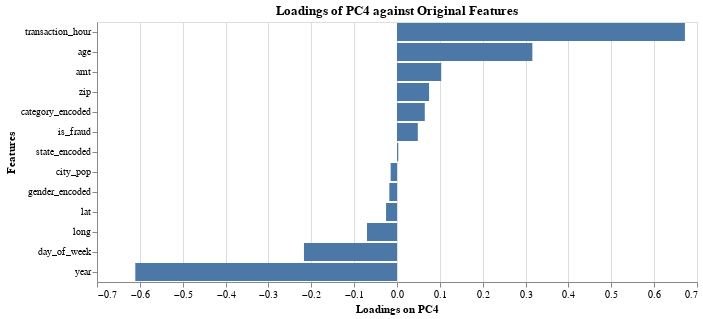

This figure's notebook cell:
### Code cell
# Create the horizontal bar chart
horizontal_bar_chart_pc4 = alt.Chart(loadings_df).mark_bar().encode(
    x=alt.X('PC4:Q', title='Loadings on PC4'),
    y=alt.Y('feature_names:N', title='Features', sort='-x')
).properties(
    title='Loadings of PC4 against Original Features',
    width=600
)

horizontal_bar_chart_pc4

### Figure 1 — Vega-Lite specification as saved in the notebook (floating-point values rounded to 4 significant figures)
{"config": {"view": {"continuousWidth": 400, "continuousHeight": 300}}, "data": {"name": "data-16d234ee1b5a179fbcaf2b7e974fd760"}, "mark": "bar", "encoding": {"x": {"field": "PC4", "title": "Loadings on PC4", "type": "quantitative"}, "y": {"field": "feature_names", "sort": "-x", "title": "Features", "type": "nominal"}}, "title": "Loadings of PC4 against Original Features", "width": 600, "$schema": "https://vega.github.io/schema/vega-lite/v4.17.0.json", "datasets": {"data-16d234ee1b5a179fbcaf2b7e974fd760": [{"feature_names": "amt", "PC1": 9.947e-05, "PC2": -0.001209, "PC3": -0.006958, "PC4": 0.1032, "PC5": 0.6643, "PC6": 0.03961, "PC7": 0.1292, "PC8": 0.07638, "PC9": 0.7226, "PC10": 0.02636, "PC11": -0.000517, "PC12": 0.03157, "PC13": 0.002036}, {"feature_names": "is_fraud", "PC1": 5.097e-05, "PC2": 0.002505, "PC3": -0.00261, "PC4": 0.04856, "PC5": 0.7374, "PC6": 0.03233, "PC7": -0.1184, "PC8": -0.0947, "PC9": -0.6541, "PC10": -0.02954, "PC11": 0.03408, "PC12": -0.003839, "PC13": 0.00066}, {"feature_names": "zip", "PC1": -0.0176, "PC2": -0.0001538, "PC3": 0.6896, "PC4": 0.07483, "PC5": 0.005438, "PC6": -0.1447, "PC7": 0.009295, "PC8": 0.004539, "PC9": -0.004217, "PC10": 0.07792, "PC11": 0.01122, "PC12": 0.002485, "PC13": -0.7008}, {"feature_names": "lat", "PC1": 0.01375, "PC2": 0.001083, "PC3": -0.2261, "PC4": -0.02555, "PC5": 0.03299, "PC6": -0.4609, "PC7": 0.212, "PC8": 0.2883, "PC9": -0.1012, "PC10": 0.7706, "PC11": 0.009113, "PC12": 0.02913, "PC13": -0.03888}, {"feature_names": "long", "PC1": 0.0222, "PC2": 0.0005428, "PC3": -0.6633, "PC4": -0.06995, "PC5": -0.005927, "PC6": 0.1898, "PC7": -0.02555, "PC8": -0.02551, "PC9": 0.01182, "PC10": -0.101, "PC11": -0.01013, "PC12": -0.005228, "PC13": -0.7119}, {"feature_names": "city_pop", "PC1": 0.003327, "PC2": -0.0006654, "PC3": 0.1226, "PC4": -0.01482, "PC5": -0.03689, "PC6": 0.7773, "PC7": -0.1227, "PC8": -0.1313, "PC9": 0.009838, "PC10": 0.5881, "PC11": -0.003886, "PC12": -0.02157, "PC13": 0.02088}, {"feature_names": "day_of_week", "PC1": -0.0001442, "PC2": 0.006461, "PC3": 0.01766, "PC4": -0.2171, "PC5": 0.01277, "PC6": 0.009121, "PC7": 0.7686, "PC8": -0.5976, "PC9": -0.05605, "PC10": 0.007593, "PC11": -0.03355, "PC12": 0.01118, "PC13": -0.0005771}, {"feature_names": "year", "PC1": -0.0004742, "PC2": 0.04423, "PC3": 0.03753, "PC4": -0.6106, "PC5": 0.0857, "PC6": -0.1674, "PC7": -0.3511, "PC8": -0.2013, "PC9": 0.09884, "PC10": 0.07939, "PC11": -0.6391, "PC12": -0.002619, "PC13": -0.0009919}, {"feature_names": "age", "PC1": -0.0004777, "PC2": -0.001623, "PC3": -0.1103, "PC4": 0.3158, "PC5": -0.0391, "PC6": -0.3052, "PC7": -0.4248, "PC8": -0.6953, "PC9": 0.1473, "PC10": 0.1889, "PC11": 0.2648, "PC12": 0.0448, "PC13": 0.002347}, {"feature_names": "transaction_hour", "PC1": 0.0001987, "PC2": -0.05325, "PC3": -0.05833, "PC4": 0.6718, "PC5": -0.05542, "PC6": 0.02163, "PC7": 0.1176, "PC8": -0.04943, "PC9": -0.06346, "PC10": 0.006807, "PC11": -0.7201, "PC12": 0.001376, "PC13": 0.0002915}, {"feature_names": "category_encoded", "PC1": 0.0002938, "PC2": 0.9976, "PC3": -0.004211, "PC4": 0.06481, "PC5": -0.008121, "PC6": 0.009157, "PC7": 0.01631, "PC8": 0.009115, "PC9": -0.004714, "PC10": -0.003298, "PC11": -0.009624, "PC12": 0.006514, "PC13": 0.0004009}, {"feature_names": "gender_encoded", "PC1": -0.001152, "PC2": -0.006318, "PC3": 0.009201, "PC4": -0.01791, "PC5": -0.01802, "PC6": 0.04357, "PC7": -0.004268, "PC8": 0.02322, "PC9": -0.02775, "PC10": -0.01979, "PC11": -0.01242, "PC12": 0.9977, "PC13": -0.0005682}, {"feature_names": "state_encoded", "PC1": 0.9995, "PC2": -0.0002962, "PC3": 0.02957, "PC4": 0.002916, "PC5": -0.000191, "PC6": -0.003196, "PC7": -0.002076, "PC8": -0.003366, "PC9": 0.001076, "PC10": -0.00884, "PC11": 0.0002586, "PC12": 0.0009976, "PC13": 0.00394}]}}
